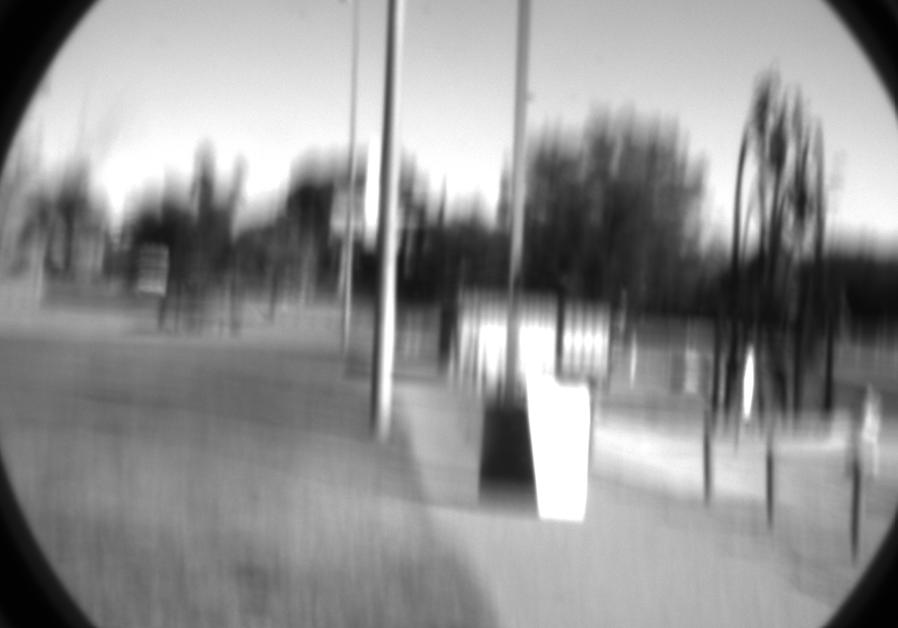
#> input picture Section_2/drone_pic2.jpg, 898 x 628 px, found by its file name
$ python test.py
#> lines starting #> are read from the running program, lines starting #| are printed output that depends on the picture; after the words box and inside, x2 and y2 are one past the last pixel; in counts of white or black regions, pixels touching at a corner belong together
# Quick test - run this to see your ROIs
import cv2
import matplotlib.pyplot as plt

img = cv2.imread(r"Section_2\drone_pic2.jpg", cv2.IMREAD_GRAYSCALE)
#> img is the input picture: shape (628, 898); min 1, max 255, mean 143.8
roi = (500, 420, 570, 500)  # x0, y0, x1, y1

# Draw rectangle on image
img_color = cv2.cvtColor(img, cv2.COLOR_GRAY2BGR)
cv2.rectangle(img_color, (roi[0], roi[1]), (roi[2], roi[3]), (0, 255, 0), 2)
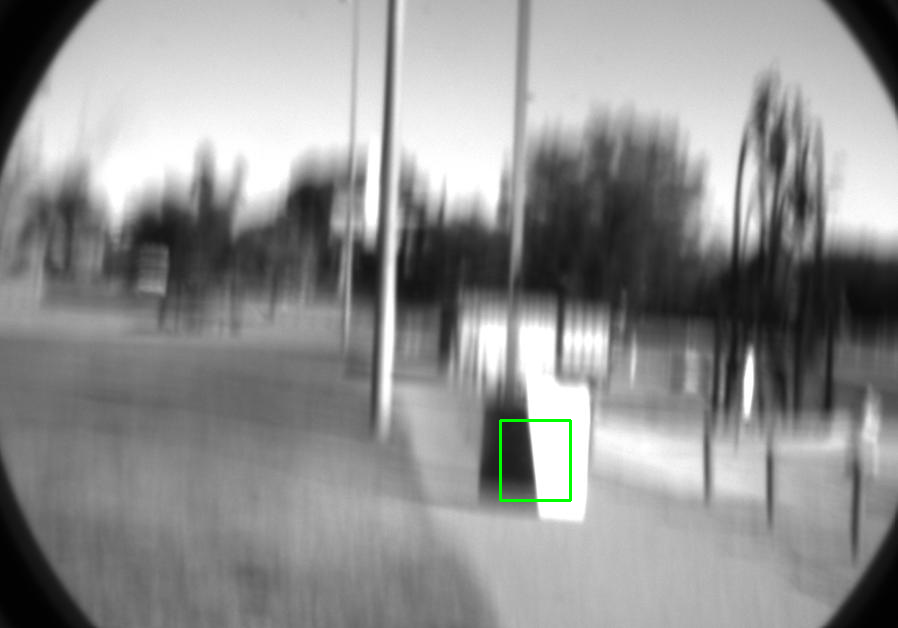
#> img_color: shape (628, 898, 3); 0.16% of pixels changed, all inside (x1, y1, x2, y2) = (499, 419, 572, 502)

plt.figure(figsize=(10, 8))
plt.imshow(img_color)
plt.title("ROI Selection")
plt.show()

$ run again, with Section_2/drone_pic1.png saved as Section_2/drone_pic2.jpg
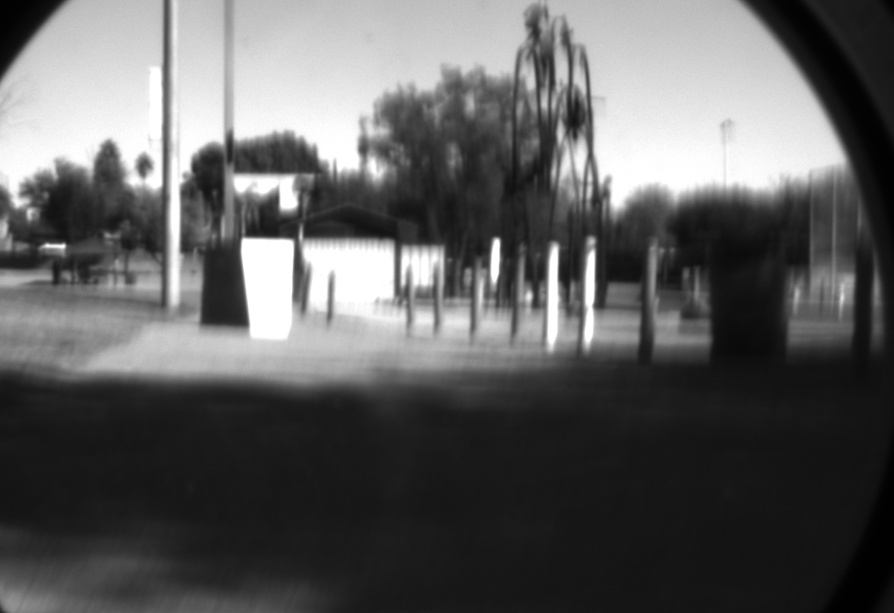
#> input picture Section_2/drone_pic1.png, 894 x 613 px, found by its file name
#> img is the input picture: shape (613, 894); min 0, max 255, mean 94.6
#> `cv2.rectangle(img_color, (roi[0], roi[1]), (roi[2], roi[3]), (0, 255, ..`:
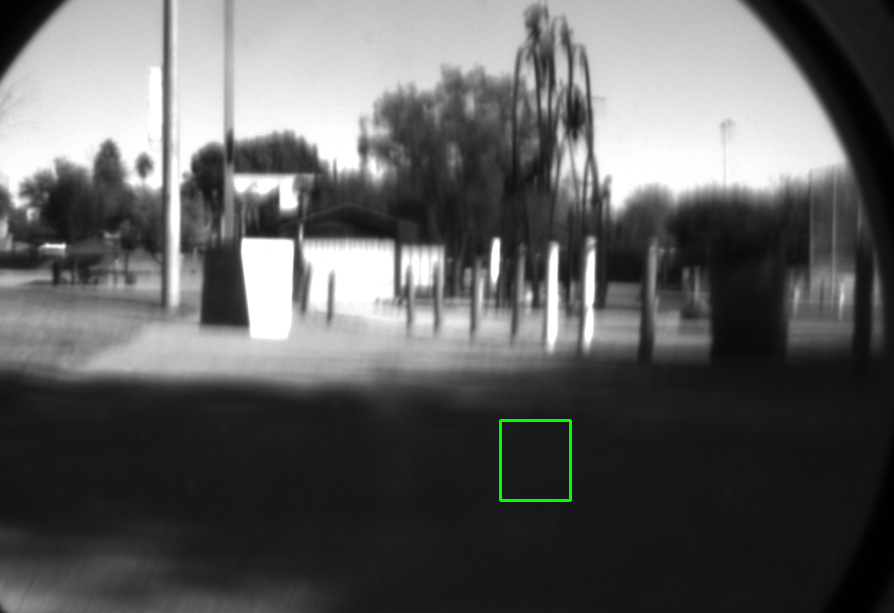
#> img_color: shape (613, 894, 3); 0.16% of pixels changed, all inside (x1, y1, x2, y2) = (499, 419, 572, 502)

$ run again, with Section_2/drone_pic4.png saved as Section_2/drone_pic2.jpg
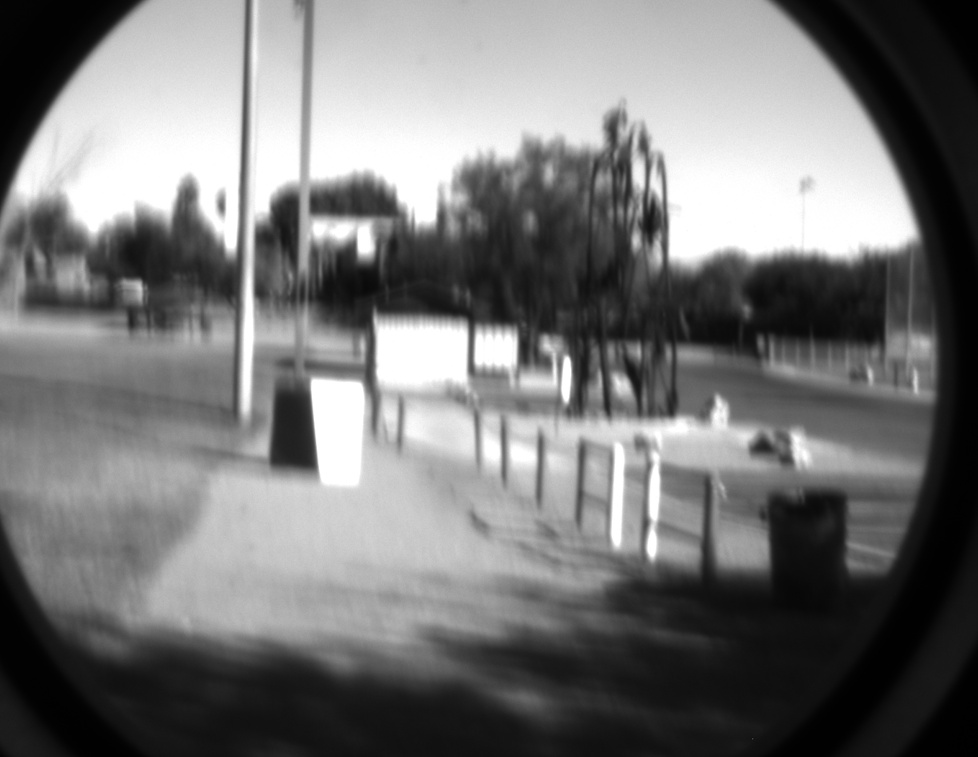
#> input picture Section_2/drone_pic4.png, 978 x 757 px, found by its file name
#> img is the input picture: shape (757, 978); min 0, max 255, mean 117.7
#> `cv2.rectangle(img_color, (roi[0], roi[1]), (roi[2], roi[3]), (0, 255, ..`:
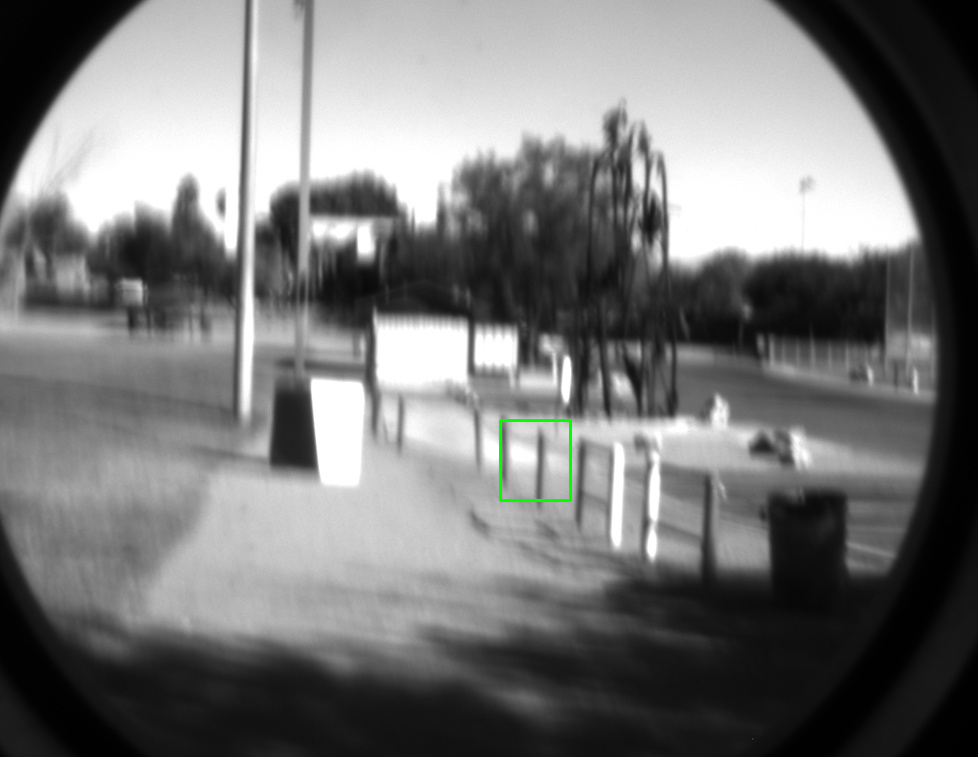
#> img_color: shape (757, 978, 3); 0.12% of pixels changed, all inside (x1, y1, x2, y2) = (499, 419, 572, 502)
